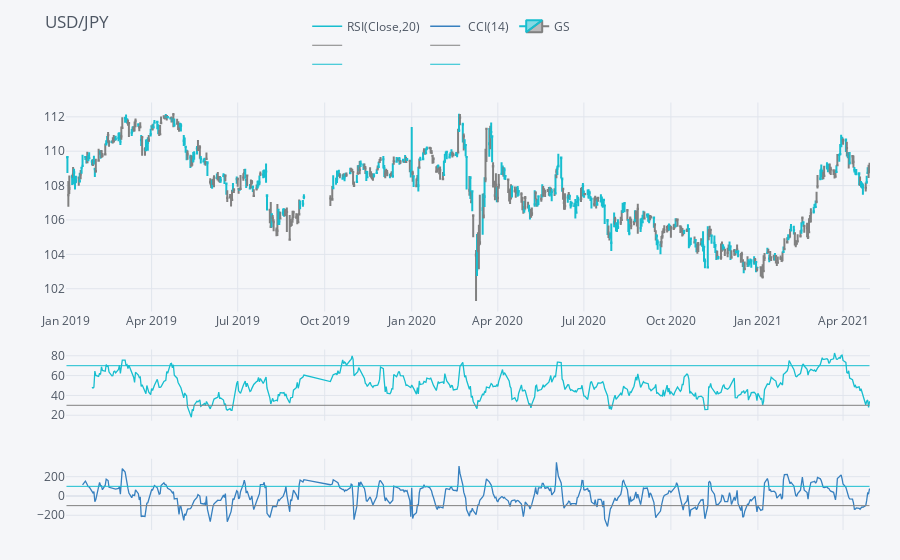

The notebook cell saved with this chart:
### Code cell
qf=cf.QuantFig(data,title='USD/JPY',legend='top',name='GS')
#qf.add_ptps(periods=14, af=0.2, initial='long', str=None, name='prova')
#qf.add_bollinger_bands(periods=20,boll_std=2,colors=['magenta','grey'],fill=True)
#qf.add_sma([10,20],width=2,color=['green','lightgreen'],legendgroup=True)
qf.add_rsi(periods=20,color='java')
qf.add_cci()


qf.iplot()

### Figure 1 — Plotly figure (JSON) as saved in the notebook; plotly's stock layout.template omitted (floating-point values rounded to 4 significant figures; data arrays with more than 128 entries replaced by an {"elided": "..."} marker saying what was removed)
{"data": [{"legendgroup": "RSI(Close,20)", "line": {"color": "rgba(23, 190, 207, 1.0)", "dash": "solid", "shape": "linear", "width": 1.3}, "mode": "lines", "name": "RSI(Close,20)", "showlegend": true, "text": "", "type": "scatter", "x": {"elided": "588 str values"}, "y": {"elided": "588 mixed values"}, "yaxis": "y3"}, {"legendgroup": "RSI(Close,20)", "line": {"color": "grey", "width": 1}, "mode": "lines", "name": "", "showlegend": true, "text": "", "type": "scatter", "x": {"elided": "588 str values"}, "y": {"elided": "588 int values"}, "yaxis": "y3"}, {"legendgroup": "RSI(Close,20)", "line": {"color": "#17BECF", "width": 1}, "mode": "lines", "name": "", "showlegend": true, "text": "", "type": "scatter", "x": {"elided": "588 str values"}, "y": {"elided": "588 int values"}, "yaxis": "y3"}, {"legendgroup": " CCI(14)", "line": {"color": "rgba(55, 128, 191, 1.0)", "dash": "solid", "shape": "linear", "width": 1.3}, "mode": "lines", "name": " CCI(14)", "showlegend": true, "text": "", "type": "scatter", "x": {"elided": "588 str values"}, "y": {"elided": "588 mixed values"}, "yaxis": "y4"}, {"legendgroup": " CCI(14)", "line": {"color": "grey", "width": 1}, "mode": "lines", "name": "", "showlegend": true, "text": "", "type": "scatter", "x": {"elided": "588 str values"}, "y": {"elided": "588 int values"}, "yaxis": "y4"}, {"legendgroup": " CCI(14)", "line": {"color": "#17BECF", "width": 1}, "mode": "lines", "name": "", "showlegend": true, "text": "", "type": "scatter", "x": {"elided": "588 str values"}, "y": {"elided": "588 int values"}, "yaxis": "y4"}, {"close": {"elided": "588 float values"}, "decreasing": {"line": {"color": "#808080"}}, "high": {"elided": "588 float values"}, "increasing": {"line": {"color": "#17BECF"}}, "low": {"elided": "588 float values"}, "name": "GS", "open": {"elided": "588 float values"}, "showlegend": true, "type": "candlestick", "x": {"elided": "588 str values"}, "yaxis": "y2"}], "layout": {"legend": {"bgcolor": "#F5F6F9", "font": {"color": "#4D5663"}, "orientation": "h", "x": 0.3, "y": 0.95, "yanchor": "bottom"}, "margin": {"b": 30, "l": 30, "r": 30, "t": 30}, "paper_bgcolor": "#F5F6F9", "plot_bgcolor": "#F5F6F9", "showlegend": true, "title": {"font": {"color": "#4D5663"}, "text": "USD/JPY"}, "xaxis": {"anchor": "y2", "gridcolor": "#E1E5ED", "rangeselector": {"bgcolor": "rgba(150, 200, 250, 1)", "buttons": [{"count": 1, "label": "1m", "step": "month", "stepmode": "backward"}, {"count": 1, "label": "1y", "step": "year", "stepmode": "backward"}], "font": {"size": 13}, "visible": false, "x": 0, "y": 0.9}, "rangeslider": {"visible": false}, "showgrid": true, "tickfont": {"color": "#4D5663"}, "title": {"font": {"color": "#4D5663"}, "text": ""}, "zerolinecolor": "#E1E5ED"}, "yaxis": {"gridcolor": "#E1E5ED", "showgrid": true, "showticklabels": false, "tickfont": {"color": "#4D5663"}, "title": {"font": {"color": "#4D5663"}, "text": ""}, "zerolinecolor": "#E1E5ED"}, "yaxis2": {"domain": [0.46, 0.9], "gridcolor": "#E1E5ED", "showgrid": true, "tickfont": {"color": "#4D5663"}, "title": {"font": {"color": "#4D5663"}, "text": ""}, "zerolinecolor": "#E1E5ED"}, "yaxis3": {"domain": [0.23, 0.38], "gridcolor": "#E1E5ED", "showgrid": true, "tickfont": {"color": "#4D5663"}, "title": {"font": {"color": "#4D5663"}, "text": ""}, "zerolinecolor": "#E1E5ED"}, "yaxis4": {"domain": [0, 0.15], "gridcolor": "#E1E5ED", "showgrid": true, "tickfont": {"color": "#4D5663"}, "title": {"font": {"color": "#4D5663"}, "text": ""}, "zerolinecolor": "#E1E5ED"}}}
